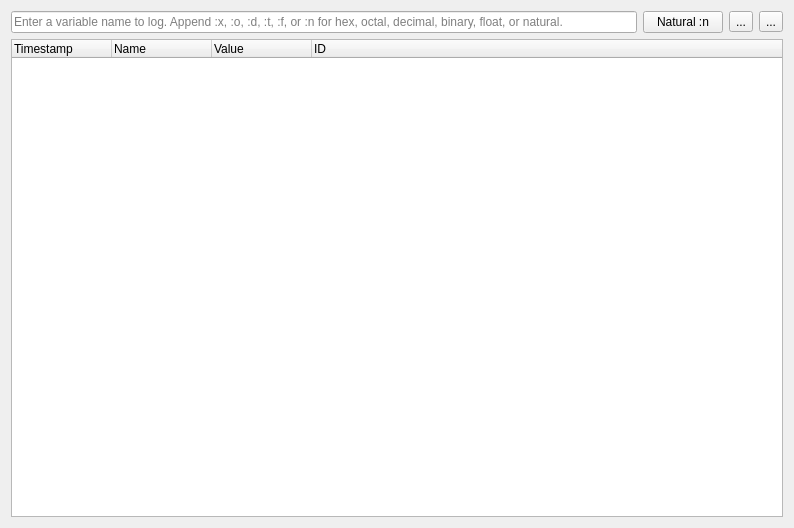
<?xml version="1.0" encoding="UTF-8"?>
<ui version="4.0">
 <class>SeerVariableLoggerBrowserWidgetForm</class>
 <widget class="QWidget" name="SeerVariableLoggerBrowserWidgetForm">
  <property name="geometry">
   <rect>
    <x>0</x>
    <y>0</y>
    <width>794</width>
    <height>528</height>
   </rect>
  </property>
  <property name="windowTitle">
   <string>Form</string>
  </property>
  <layout class="QGridLayout" name="gridLayout">
   <item row="0" column="0">
    <layout class="QHBoxLayout" name="horizontalLayout">
     <item>
      <widget class="QHistoryLineEdit" name="variableAddLineEdit">
       <property name="toolTip">
        <string>Add a variable to the loggger.</string>
       </property>
       <property name="placeholderText">
        <string>Enter a variable name to log. Append :x, :o, :d, :t, :f, or :n for hex, octal, decimal, binary, float, or natural.</string>
       </property>
       <property name="clearButtonEnabled">
        <bool>true</bool>
       </property>
      </widget>
     </item>
     <item>
      <widget class="QPushButton" name="variableFormatPushButton">
       <property name="toolTip">
        <string>Default format for variables entered without a format suffix.</string>
       </property>
       <property name="text">
        <string>Natural :n</string>
       </property>
      </widget>
     </item>
     <item>
      <widget class="QToolButton" name="variableDeleteToolButton">
       <property name="toolTip">
        <string>Delete selected variables.</string>
       </property>
       <property name="text">
        <string>...</string>
       </property>
       <property name="icon">
        <iconset resource="resource.qrc">
         <normaloff>:/seer/resources/RelaxLightIcons/list-remove.svg</normaloff>:/seer/resources/RelaxLightIcons/list-remove.svg</iconset>
       </property>
      </widget>
     </item>
     <item>
      <widget class="QToolButton" name="variableDeleteAllToolButton">
       <property name="toolTip">
        <string>Delete all variables.</string>
       </property>
       <property name="text">
        <string>...</string>
       </property>
       <property name="icon">
        <iconset resource="resource.qrc">
         <normaloff>:/seer/resources/RelaxLightIcons/edit-delete.svg</normaloff>:/seer/resources/RelaxLightIcons/edit-delete.svg</iconset>
       </property>
      </widget>
     </item>
    </layout>
   </item>
   <item row="1" column="0">
    <widget class="QTreeWidget" name="variablesTreeWidget">
     <property name="columnCount">
      <number>4</number>
     </property>
     <column>
      <property name="text">
       <string>Timestamp</string>
      </property>
     </column>
     <column>
      <property name="text">
       <string>Name</string>
      </property>
     </column>
     <column>
      <property name="text">
       <string>Value</string>
      </property>
     </column>
     <column>
      <property name="text">
       <string>ID</string>
      </property>
     </column>
    </widget>
   </item>
  </layout>
 </widget>
 <customwidgets>
  <customwidget>
   <class>QHistoryLineEdit</class>
   <extends>QLineEdit</extends>
   <header location="global">QHistoryLineEdit.h</header>
  </customwidget>
 </customwidgets>
 <resources>
  <include location="resource.qrc"/>
 </resources>
 <connections/>
</ui>
